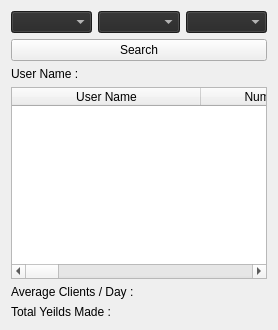
     <widget class="QWidget" name="tab">
      <attribute name="title">
       <string>Rates</string>
      </attribute>
      <layout class="QGridLayout" name="gridLayout_13">
       <item row="3" column="0">
        <widget class="QLabel" name="rates_average">
         <property name="styleSheet">
          <string notr="true">border-color:transparent</string>
         </property>
         <property name="text">
          <string>Average Clients / Day :</string>
         </property>
        </widget>
       </item>
       <item row="2" column="0">
        <widget class="QTableWidget" name="tableWidget_5">
         <property name="editTriggers">
          <set>QAbstractItemView::DoubleClicked</set>
         </property>
         <property name="alternatingRowColors">
          <bool>true</bool>
         </property>
         <property name="selectionMode">
          <enum>QAbstractItemView::SingleSelection</enum>
         </property>
         <attribute name="horizontalHeaderDefaultSectionSize">
          <number>189</number>
         </attribute>
         <column>
          <property name="text">
           <string>User Name</string>
          </property>
         </column>
         <column>
          <property name="text">
           <string>Numbers of Clients</string>
          </property>
         </column>
         <column>
          <property name="text">
           <string>Total Money Made</string>
          </property>
         </column>
         <column>
          <property name="text">
           <string>Food Sold</string>
          </property>
         </column>
         <column>
          <property name="text">
           <string>Food Cash</string>
          </property>
         </column>
         <column>
          <property name="text">
           <string>Hours Cash</string>
          </property>
         </column>
         <column>
          <property name="text">
           <string>Date</string>
          </property>
         </column>
        </widget>
       </item>
       <item row="1" column="0">
        <widget class="QLabel" name="rates_UserName">
         <property name="styleSheet">
          <string notr="true">border-color:transparent</string>
         </property>
         <property name="text">
          <string>User Name : </string>
         </property>
        </widget>
       </item>
       <item row="0" column="0">
        <layout class="QGridLayout" name="gridLayout_12">
         <item row="0" column="0">
          <layout class="QHBoxLayout" name="horizontalLayout_2">
           <item>
            <widget class="QComboBox" name="rates_comboBox">
             <property name="palette">
              <palette>
               <active>
                <colorrole role="WindowText">
                 <brush brushstyle="SolidPattern">
                  <color alpha="255">
                   <red>255</red>
                   <green>255</green>
                   <blue>255</blue>
                  </color>
                 </brush>
                </colorrole>
                <colorrole role="Button">
                 <brush brushstyle="SolidPattern">
                  <color alpha="255">
                   <red>39</red>
                   <green>39</green>
                   <blue>39</blue>
                  </color>
                 </brush>
                </colorrole>
                <colorrole role="Text">
                 <brush brushstyle="SolidPattern">
                  <color alpha="255">
                   <red>255</red>
                   <green>255</green>
                   <blue>255</blue>
                  </color>
                 </brush>
                </colorrole>
                <colorrole role="ButtonText">
                 <brush brushstyle="SolidPattern">
                  <color alpha="255">
                   <red>255</red>
                   <green>255</green>
                   <blue>255</blue>
                  </color>
                 </brush>
                </colorrole>
                <colorrole role="Base">
                 <brush brushstyle="SolidPattern">
                  <color alpha="255">
                   <red>39</red>
                   <green>39</green>
                   <blue>39</blue>
                  </color>
                 </brush>
                </colorrole>
                <colorrole role="Window">
                 <brush brushstyle="SolidPattern">
                  <color alpha="255">
                   <red>39</red>
                   <green>39</green>
                   <blue>39</blue>
                  </color>
                 </brush>
                </colorrole>
                <colorrole role="PlaceholderText">
                 <brush brushstyle="NoBrush">
                  <color alpha="128">
                   <red>255</red>
                   <green>255</green>
                   <blue>255</blue>
                  </color>
                 </brush>
                </colorrole>
               </active>
               <inactive>
                <colorrole role="WindowText">
                 <brush brushstyle="SolidPattern">
                  <color alpha="255">
                   <red>255</red>
                   <green>255</green>
                   <blue>255</blue>
                  </color>
                 </brush>
                </colorrole>
                <colorrole role="Button">
                 <brush brushstyle="SolidPattern">
                  <color alpha="255">
                   <red>39</red>
                   <green>39</green>
                   <blue>39</blue>
                  </color>
                 </brush>
                </colorrole>
                <colorrole role="Text">
                 <brush brushstyle="SolidPattern">
                  <color alpha="255">
                   <red>255</red>
                   <green>255</green>
                   <blue>255</blue>
                  </color>
                 </brush>
                </colorrole>
                <colorrole role="ButtonText">
                 <brush brushstyle="SolidPattern">
                  <color alpha="255">
                   <red>255</red>
                   <green>255</green>
                   <blue>255</blue>
                  </color>
                 </brush>
                </colorrole>
                <colorrole role="Base">
                 <brush brushstyle="SolidPattern">
                  <color alpha="255">
                   <red>39</red>
                   <green>39</green>
                   <blue>39</blue>
                  </color>
                 </brush>
                </colorrole>
                <colorrole role="Window">
                 <brush brushstyle="SolidPattern">
                  <color alpha="255">
                   <red>39</red>
                   <green>39</green>
                   <blue>39</blue>
                  </color>
                 </brush>
                </colorrole>
                <colorrole role="PlaceholderText">
                 <brush brushstyle="NoBrush">
                  <color alpha="128">
                   <red>255</red>
                   <green>255</green>
                   <blue>255</blue>
                  </color>
                 </brush>
                </colorrole>
               </inactive>
               <disabled>
                <colorrole role="WindowText">
                 <brush brushstyle="SolidPattern">
                  <color alpha="255">
                   <red>255</red>
                   <green>255</green>
                   <blue>255</blue>
                  </color>
                 </brush>
                </colorrole>
                <colorrole role="Button">
                 <brush brushstyle="SolidPattern">
                  <color alpha="255">
                   <red>39</red>
                   <green>39</green>
                   <blue>39</blue>
                  </color>
                 </brush>
                </colorrole>
                <colorrole role="Text">
                 <brush brushstyle="SolidPattern">
                  <color alpha="255">
                   <red>255</red>
                   <green>255</green>
                   <blue>255</blue>
                  </color>
                 </brush>
                </colorrole>
                <colorrole role="ButtonText">
                 <brush brushstyle="SolidPattern">
                  <color alpha="255">
                   <red>255</red>
                   <green>255</green>
                   <blue>255</blue>
                  </color>
                 </brush>
                </colorrole>
                <colorrole role="Base">
                 <brush brushstyle="SolidPattern">
                  <color alpha="255">
                   <red>39</red>
                   <green>39</green>
                   <blue>39</blue>
                  </color>
                 </brush>
                </colorrole>
                <colorrole role="Window">
                 <brush brushstyle="SolidPattern">
                  <color alpha="255">
                   <red>39</red>
                   <green>39</green>
                   <blue>39</blue>
                  </color>
                 </brush>
                </colorrole>
                <colorrole role="PlaceholderText">
                 <brush brushstyle="NoBrush">
                  <color alpha="128">
                   <red>255</red>
                   <green>255</green>
                   <blue>255</blue>
                  </color>
                 </brush>
                </colorrole>
               </disabled>
              </palette>
             </property>
             <property name="cursor">
              <cursorShape>PointingHandCursor</cursorShape>
             </property>
             <property name="toolTip">
              <string>&lt;html&gt;&lt;head/&gt;&lt;body&gt;&lt;p&gt;&lt;span style=&quot; font-size:14pt; color:#8b0000;&quot;&gt;User Name&lt;/span&gt;&lt;/p&gt;&lt;/body&gt;&lt;/html&gt;</string>
             </property>
            </widget>
           </item>
           <item>
            <widget class="QComboBox" name="comboBox">
             <property name="palette">
              <palette>
               <active>
                <colorrole role="WindowText">
                 <brush brushstyle="SolidPattern">
                  <color alpha="255">
                   <red>255</red>
                   <green>255</green>
                   <blue>255</blue>
                  </color>
                 </brush>
                </colorrole>
                <colorrole role="Button">
                 <brush brushstyle="SolidPattern">
                  <color alpha="255">
                   <red>39</red>
                   <green>39</green>
                   <blue>39</blue>
                  </color>
                 </brush>
                </colorrole>
                <colorrole role="Text">
                 <brush brushstyle="SolidPattern">
                  <color alpha="255">
                   <red>255</red>
                   <green>255</green>
                   <blue>255</blue>
                  </color>
                 </brush>
                </colorrole>
                <colorrole role="ButtonText">
                 <brush brushstyle="SolidPattern">
                  <color alpha="255">
                   <red>255</red>
                   <green>255</green>
                   <blue>255</blue>
                  </color>
                 </brush>
                </colorrole>
                <colorrole role="Base">
                 <brush brushstyle="SolidPattern">
                  <color alpha="255">
                   <red>39</red>
                   <green>39</green>
                   <blue>39</blue>
                  </color>
                 </brush>
                </colorrole>
                <colorrole role="Window">
                 <brush brushstyle="SolidPattern">
                  <color alpha="255">
                   <red>39</red>
                   <green>39</green>
                   <blue>39</blue>
                  </color>
                 </brush>
                </colorrole>
                <colorrole role="PlaceholderText">
                 <brush brushstyle="NoBrush">
                  <color alpha="128">
                   <red>255</red>
                   <green>255</green>
                   <blue>255</blue>
                  </color>
                 </brush>
                </colorrole>
               </active>
               <inactive>
                <colorrole role="WindowText">
                 <brush brushstyle="SolidPattern">
                  <color alpha="255">
                   <red>255</red>
                   <green>255</green>
                   <blue>255</blue>
                  </color>
                 </brush>
                </colorrole>
                <colorrole role="Button">
                 <brush brushstyle="SolidPattern">
                  <color alpha="255">
                   <red>39</red>
                   <green>39</green>
                   <blue>39</blue>
                  </color>
                 </brush>
                </colorrole>
                <colorrole role="Text">
                 <brush brushstyle="SolidPattern">
                  <color alpha="255">
                   <red>255</red>
                   <green>255</green>
                   <blue>255</blue>
                  </color>
                 </brush>
                </colorrole>
                <colorrole role="ButtonText">
                 <brush brushstyle="SolidPattern">
                  <color alpha="255">
                   <red>255</red>
                   <green>255</green>
                   <blue>255</blue>
                  </color>
                 </brush>
                </colorrole>
                <colorrole role="Base">
                 <brush brushstyle="SolidPattern">
                  <color alpha="255">
                   <red>39</red>
                   <green>39</green>
                   <blue>39</blue>
                  </color>
                 </brush>
                </colorrole>
                <colorrole role="Window">
                 <brush brushstyle="SolidPattern">
                  <color alpha="255">
                   <red>39</red>
                   <green>39</green>
                   <blue>39</blue>
                  </color>
                 </brush>
                </colorrole>
                <colorrole role="PlaceholderText">
                 <brush brushstyle="NoBrush">
                  <color alpha="128">
                   <red>255</red>
                   <green>255</green>
                   <blue>255</blue>
                  </color>
                 </brush>
                </colorrole>
               </inactive>
               <disabled>
                <colorrole role="WindowText">
                 <brush brushstyle="SolidPattern">
                  <color alpha="255">
                   <red>255</red>
                   <green>255</green>
                   <blue>255</blue>
                  </color>
                 </brush>
                </colorrole>
                <colorrole role="Button">
                 <brush brushstyle="SolidPattern">
                  <color alpha="255">
                   <red>39</red>
                   <green>39</green>
                   <blue>39</blue>
                  </color>
                 </brush>
                </colorrole>
                <colorrole role="Text">
                 <brush brushstyle="SolidPattern">
                  <color alpha="255">
                   <red>255</red>
                   <green>255</green>
                   <blue>255</blue>
                  </color>
                 </brush>
                </colorrole>
                <colorrole role="ButtonText">
                 <brush brushstyle="SolidPattern">
                  <color alpha="255">
                   <red>255</red>
                   <green>255</green>
                   <blue>255</blue>
                  </color>
                 </brush>
                </colorrole>
                <colorrole role="Base">
                 <brush brushstyle="SolidPattern">
                  <color alpha="255">
                   <red>39</red>
                   <green>39</green>
                   <blue>39</blue>
                  </color>
                 </brush>
                </colorrole>
                <colorrole role="Window">
                 <brush brushstyle="SolidPattern">
                  <color alpha="255">
                   <red>39</red>
                   <green>39</green>
                   <blue>39</blue>
                  </color>
                 </brush>
                </colorrole>
                <colorrole role="PlaceholderText">
                 <brush brushstyle="NoBrush">
                  <color alpha="128">
                   <red>255</red>
                   <green>255</green>
                   <blue>255</blue>
                  </color>
                 </brush>
                </colorrole>
               </disabled>
              </palette>
             </property>
             <property name="cursor">
              <cursorShape>PointingHandCursor</cursorShape>
             </property>
             <property name="toolTip">
              <string>&lt;html&gt;&lt;head/&gt;&lt;body&gt;&lt;p&gt;&lt;span style=&quot; font-size:14pt; color:#8b0000;&quot;&gt;Year&lt;/span&gt;&lt;/p&gt;&lt;/body&gt;&lt;/html&gt;</string>
             </property>
            </widget>
           </item>
           <item>
            <widget class="QComboBox" name="comboBox_2">
             <property name="palette">
              <palette>
               <active>
                <colorrole role="WindowText">
                 <brush brushstyle="SolidPattern">
                  <color alpha="255">
                   <red>255</red>
                   <green>255</green>
                   <blue>255</blue>
                  </color>
                 </brush>
                </colorrole>
                <colorrole role="Button">
                 <brush brushstyle="SolidPattern">
                  <color alpha="255">
                   <red>39</red>
                   <green>39</green>
                   <blue>39</blue>
                  </color>
                 </brush>
                </colorrole>
                <colorrole role="Text">
                 <brush brushstyle="SolidPattern">
                  <color alpha="255">
                   <red>255</red>
                   <green>255</green>
                   <blue>255</blue>
                  </color>
                 </brush>
                </colorrole>
                <colorrole role="ButtonText">
                 <brush brushstyle="SolidPattern">
                  <color alpha="255">
                   <red>255</red>
                   <green>255</green>
                   <blue>255</blue>
                  </color>
                 </brush>
                </colorrole>
                <colorrole role="Base">
                 <brush brushstyle="SolidPattern">
                  <color alpha="255">
                   <red>39</red>
                   <green>39</green>
                   <blue>39</blue>
                  </color>
                 </brush>
                </colorrole>
                <colorrole role="Window">
                 <brush brushstyle="SolidPattern">
                  <color alpha="255">
                   <red>39</red>
                   <green>39</green>
                   <blue>39</blue>
                  </color>
                 </brush>
                </colorrole>
                <colorrole role="PlaceholderText">
                 <brush brushstyle="NoBrush">
                  <color alpha="128">
                   <red>255</red>
                   <green>255</green>
                   <blue>255</blue>
                  </color>
                 </brush>
                </colorrole>
               </active>
               <inactive>
                <colorrole role="WindowText">
                 <brush brushstyle="SolidPattern">
                  <color alpha="255">
                   <red>255</red>
                   <green>255</green>
                   <blue>255</blue>
                  </color>
                 </brush>
                </colorrole>
                <colorrole role="Button">
                 <brush brushstyle="SolidPattern">
                  <color alpha="255">
                   <red>39</red>
                   <green>39</green>
                   <blue>39</blue>
                  </color>
                 </brush>
                </colorrole>
                <colorrole role="Text">
                 <brush brushstyle="SolidPattern">
                  <color alpha="255">
                   <red>255</red>
                   <green>255</green>
                   <blue>255</blue>
                  </color>
                 </brush>
                </colorrole>
                <colorrole role="ButtonText">
                 <brush brushstyle="SolidPattern">
                  <color alpha="255">
                   <red>255</red>
                   <green>255</green>
                   <blue>255</blue>
                  </color>
                 </brush>
                </colorrole>
                <colorrole role="Base">
                 <brush brushstyle="SolidPattern">
                  <color alpha="255">
                   <red>39</red>
                   <green>39</green>
                   <blue>39</blue>
                  </color>
                 </brush>
                </colorrole>
                <colorrole role="Window">
                 <brush brushstyle="SolidPattern">
                  <color alpha="255">
                   <red>39</red>
                   <green>39</green>
                   <blue>39</blue>
                  </color>
                 </brush>
                </colorrole>
                <colorrole role="PlaceholderText">
                 <brush brushstyle="NoBrush">
                  <color alpha="128">
                   <red>255</red>
                   <green>255</green>
                   <blue>255</blue>
                  </color>
                 </brush>
                </colorrole>
               </inactive>
               <disabled>
                <colorrole role="WindowText">
                 <brush brushstyle="SolidPattern">
                  <color alpha="255">
                   <red>255</red>
                   <green>255</green>
                   <blue>255</blue>
                  </color>
                 </brush>
                </colorrole>
                <colorrole role="Button">
                 <brush brushstyle="SolidPattern">
                  <color alpha="255">
                   <red>39</red>
                   <green>39</green>
                   <blue>39</blue>
                  </color>
                 </brush>
                </colorrole>
                <colorrole role="Text">
                 <brush brushstyle="SolidPattern">
                  <color alpha="255">
                   <red>255</red>
                   <green>255</green>
                   <blue>255</blue>
                  </color>
                 </brush>
                </colorrole>
                <colorrole role="ButtonText">
                 <brush brushstyle="SolidPattern">
                  <color alpha="255">
                   <red>255</red>
                   <green>255</green>
                   <blue>255</blue>
                  </color>
                 </brush>
                </colorrole>
                <colorrole role="Base">
                 <brush brushstyle="SolidPattern">
                  <color alpha="255">
                   <red>39</red>
                   <green>39</green>
                   <blue>39</blue>
                  </color>
                 </brush>
                </colorrole>
                <colorrole role="Window">
                 <brush brushstyle="SolidPattern">
                  <color alpha="255">
                   <red>39</red>
                   <green>39</green>
                   <blue>39</blue>
                  </color>
                 </brush>
                </colorrole>
                <colorrole role="PlaceholderText">
                 <brush brushstyle="NoBrush">
                  <color alpha="128">
                   <red>255</red>
                   <green>255</green>
                   <blue>255</blue>
                  </color>
                 </brush>
                </colorrole>
               </disabled>
              </palette>
             </property>
             <property name="cursor">
              <cursorShape>PointingHandCursor</cursorShape>
             </property>
             <property name="toolTip">
              <string>&lt;html&gt;&lt;head/&gt;&lt;body&gt;&lt;p&gt;&lt;span style=&quot; font-size:14pt; color:#8b0000;&quot;&gt;Month&lt;/span&gt;&lt;/p&gt;&lt;/body&gt;&lt;/html&gt;</string>
             </property>
            </widget>
           </item>
          </layout>
         </item>
         <item row="1" column="0">
          <widget class="QPushButton" name="rates_SearchBttn">
           <property name="cursor">
            <cursorShape>PointingHandCursor</cursorShape>
           </property>
           <property name="text">
            <string>Search</string>
           </property>
          </widget>
         </item>
        </layout>
       </item>
       <item row="4" column="0">
        <widget class="QLabel" name="label">
         <property name="styleSheet">
          <string notr="true">border-color:transparent</string>
         </property>
         <property name="text">
          <string>Total Yeilds Made : </string>
         </property>
        </widget>
       </item>
      </layout>
     </widget>
